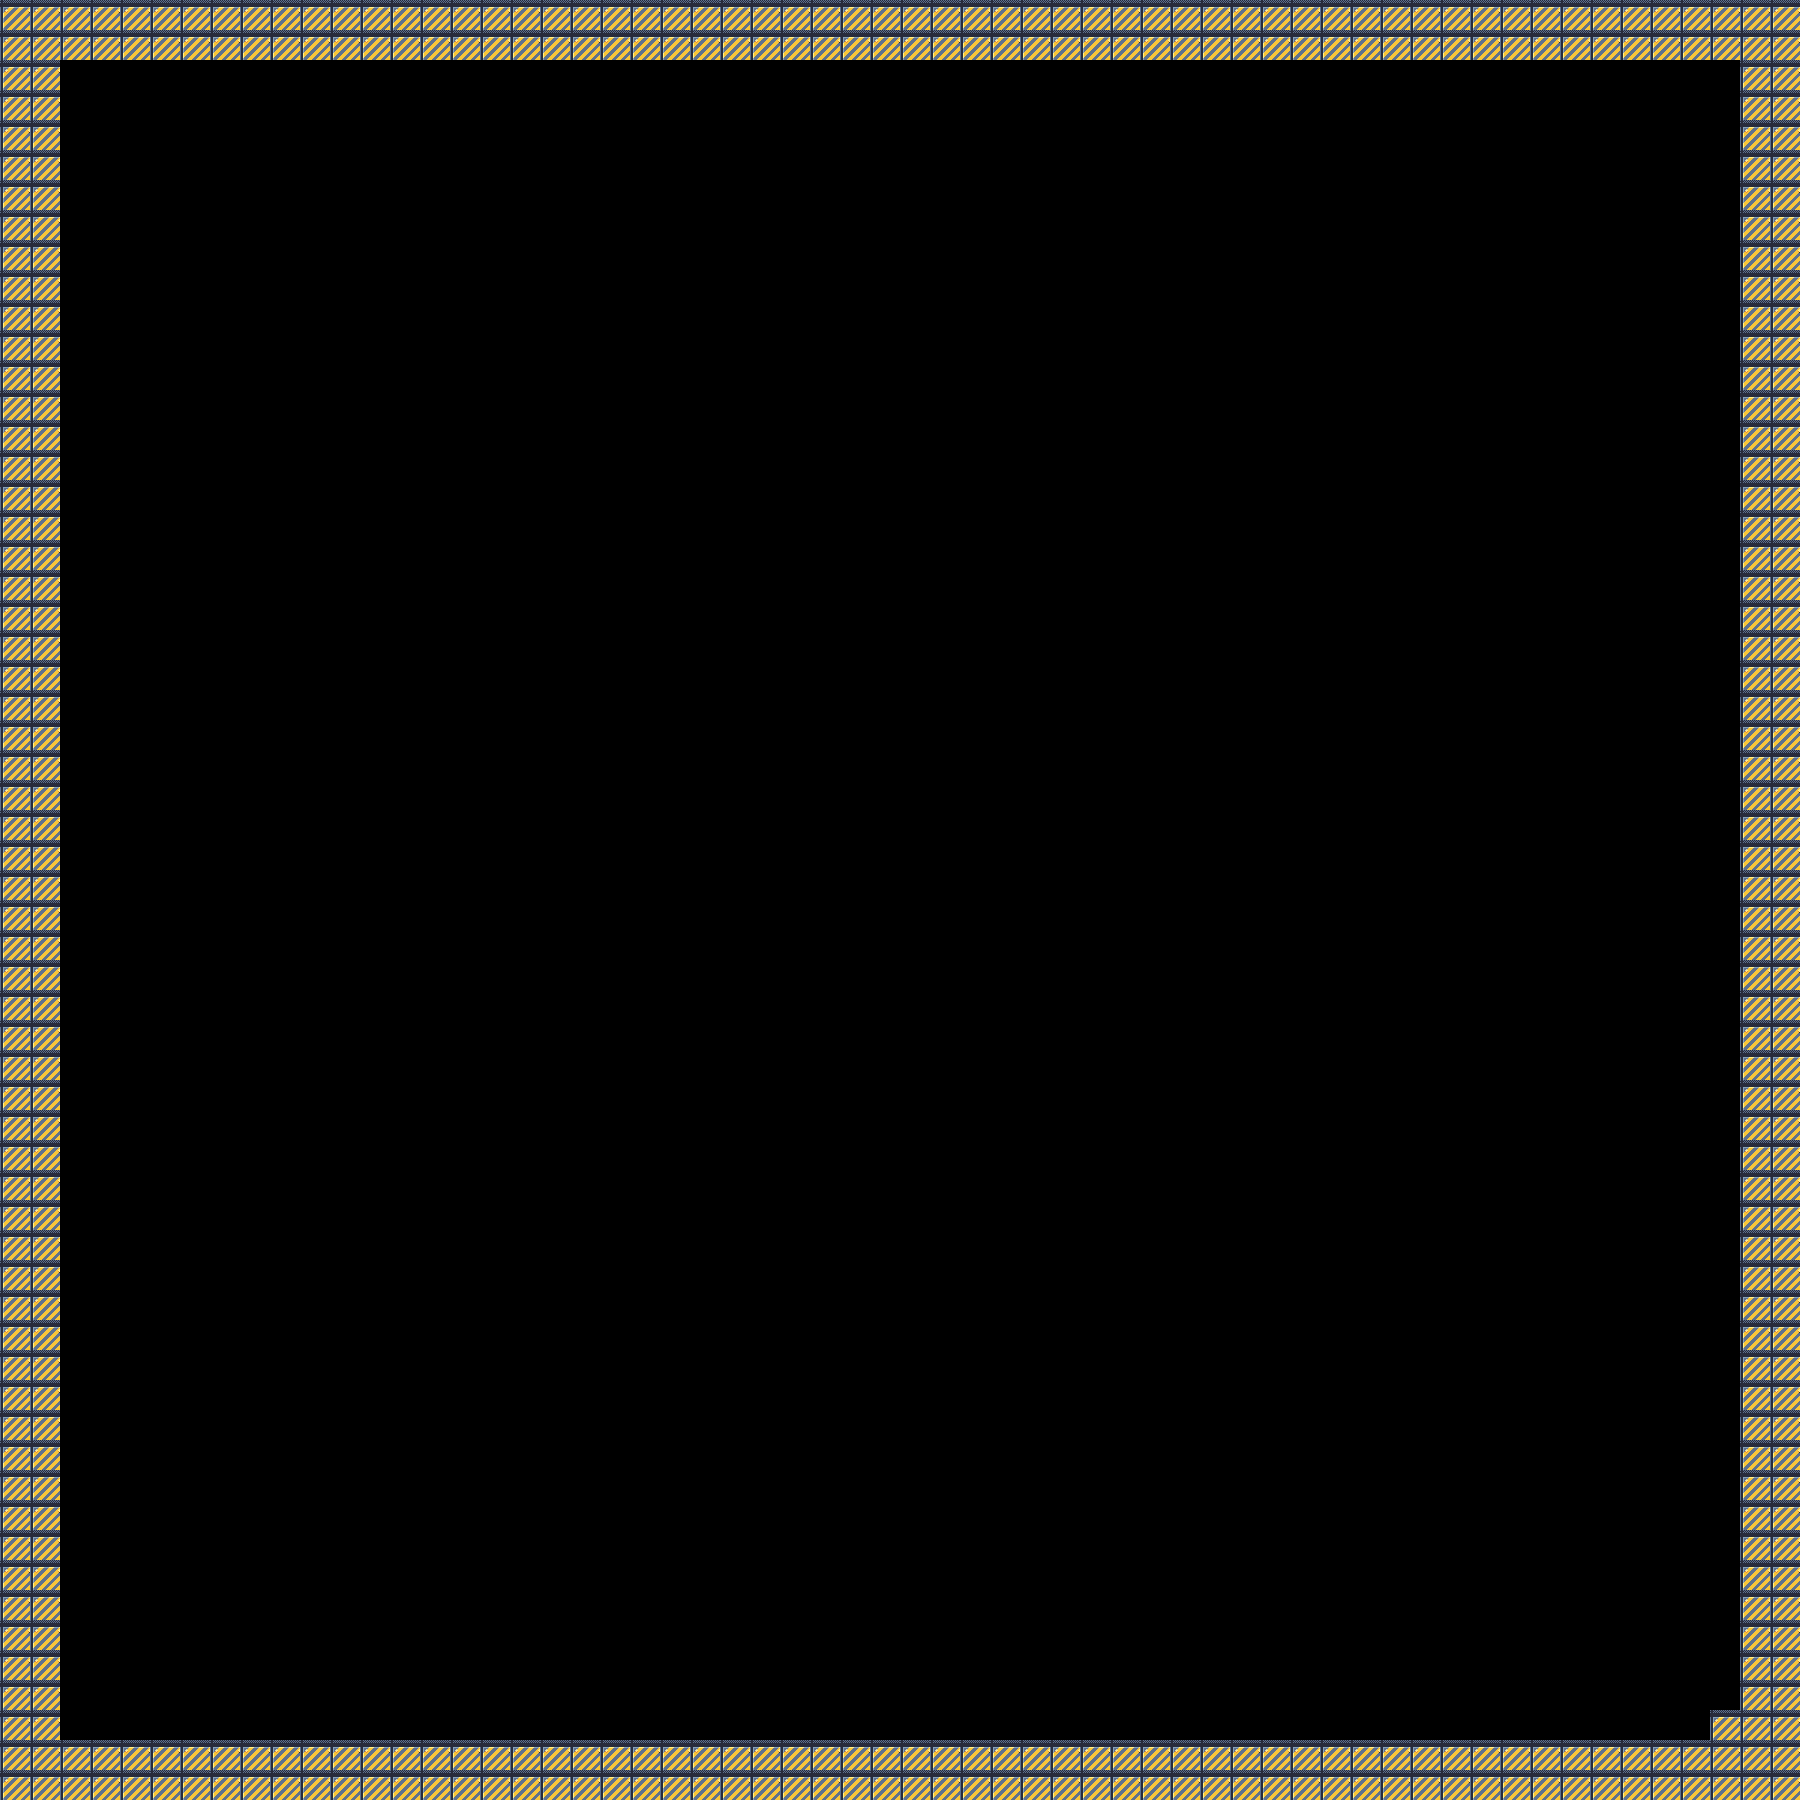

The image is a tile-based game level rendered from a .tmx file. Its description and source (layers, tilesets, objects; grid data summarised) follow:
An orthogonal 60x60 tile map with 30x30 px tiles, 1 tile layer (Collision).

<map version="1.10" tiledversion="1.10.2" orientation="orthogonal" renderorder="right-down" width="60" height="60" tilewidth="30" tileheight="30" infinite="0" nextlayerid="5" nextobjectid="1">
 <tileset firstgid="1" name="spaceboss" tilewidth="30" tileheight="30" tilecount="100" columns="10">
  <image source="spaceboss.png" width="320" height="320" />
 </tileset>
 <layer id="4" name="Collision" width="60" height="60">
  <data>[3600 cells, 465 non-empty, 1 distinct tile ids]</data>
 </layer>
</map>
